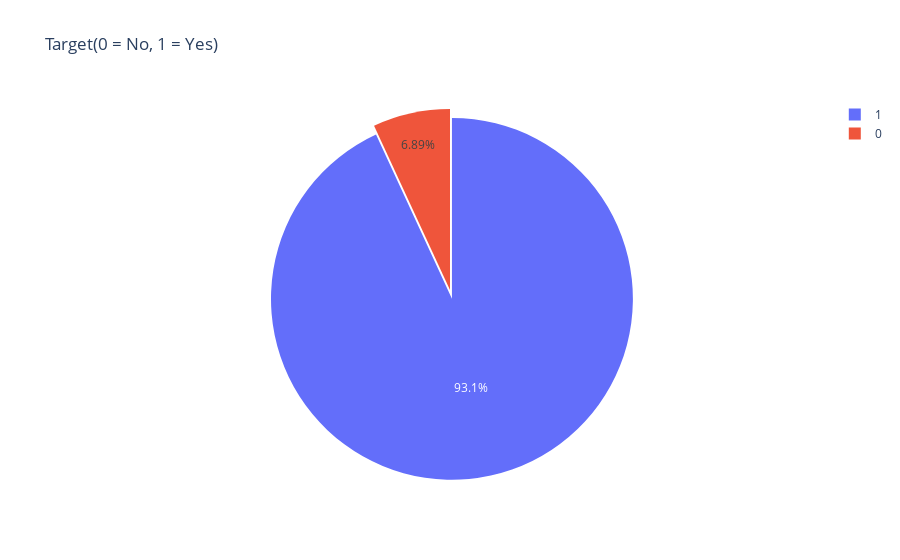

The cell this chart's notebook holds for it:
### Code cell
col = "Free"
grouped = data[col].value_counts().reset_index()
grouped = grouped.rename(columns = {col : "count", "index" : col})

## plot
trace = go.Pie(labels=grouped[col], values=grouped['count'], pull=[0.05, 0])
layout = {'title': 'Target(0 = No, 1 = Yes)'}
fig = go.Figure(data = [trace], layout = layout)
iplot(fig)

### Figure 1 — Plotly figure (JSON) as saved in the notebook; plotly's stock layout.template omitted (floating-point values rounded to 4 significant figures)
{"data": [{"labels": [1, 0], "pull": [0.05, 0], "type": "pie", "values": [8714, 645]}], "layout": {"title": {"text": "Target(0 = No, 1 = Yes)"}}}
